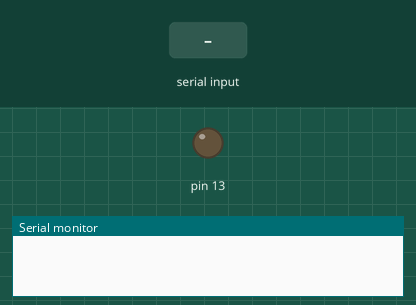
Simulated run of this sketch. Board: Arduino Uno, built with avr-gcc and run on an emulated ATmega328P. Shown: output pins drawn as LEDs (lit = HIGH), the last lines printed to the serial monitor. The inputs (shaded band) are chosen by the test bench.

Above: at 2.5 s.
2.6 s: "1" received over Serial
At 3.5 s:
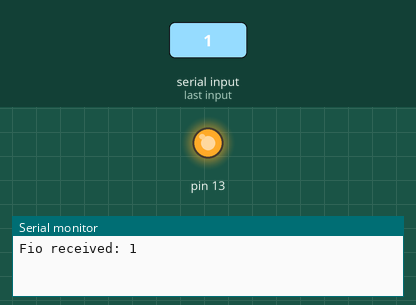
4.1 s: "0" received over Serial
At 4.6 s:
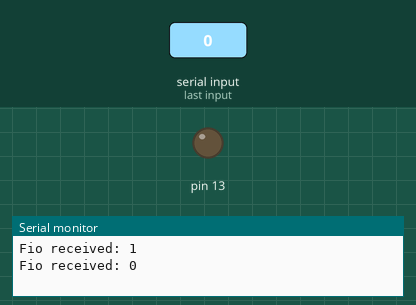
Timing chart, 0 to 7.1 s (numbered marks = the images above; inputs shaded):
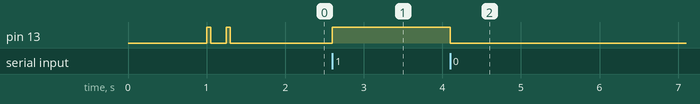

Measured:
- after the input at 2.6 s, pin 13: LOW → HIGH at once
- after the input at 4.1 s, pin 13: HIGH → LOW at once

The sketch:

fio_blink.ino
```cpp
int incomingByte = 0;

void setup() {
  Serial.begin(57600);
  pinMode(13, OUTPUT);

  // blink twice at start up
  digitalWrite(13, LOW);
  delay(1000);

  digitalWrite(13, HIGH);
  delay(50);
  digitalWrite(13, LOW);
  delay(200);
  digitalWrite(13, HIGH);
  delay(50);
  digitalWrite(13, LOW);
}

void loop() {
  if (Serial.available() > 0) {
    incomingByte = Serial.read();

   if (incomingByte == '0') {
      digitalWrite(13, LOW);
    } else if (incomingByte == '1') {
     digitalWrite(13, HIGH);
    }

  Serial.print("Fio received: ");
  Serial.write(incomingByte);
  Serial.write(10);
  }
}
```
